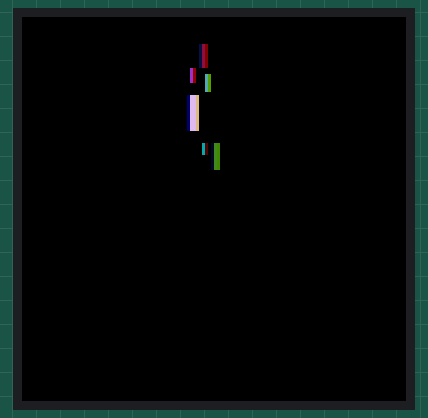
A program run on a simulated MicroPython board. On the bench: 128×128 colour display. Random numbers come from a fixed seed; library files of the repository ran but are not shown: ssd1322.py.

Above: at 0.46 s.
At 2.87 s:
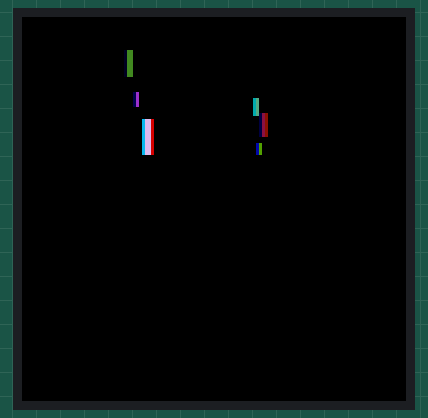
At 5.57 s:
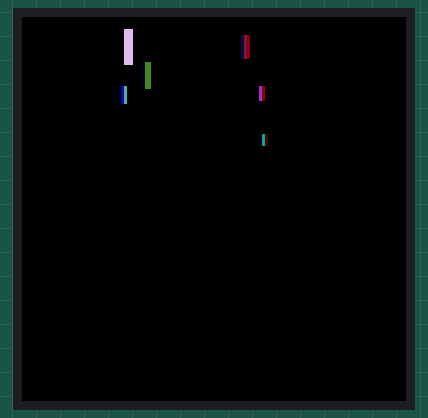
At 10.98 s:
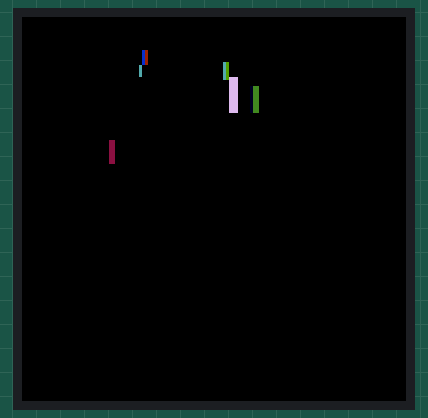
At 16.39 s:
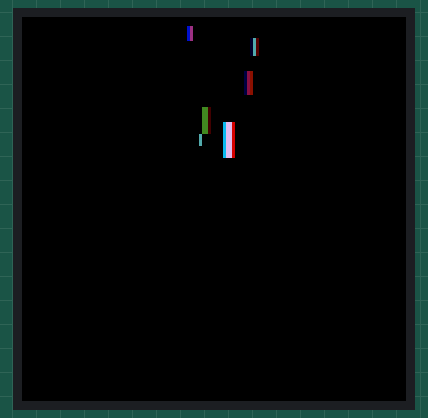
At 21.8 s:
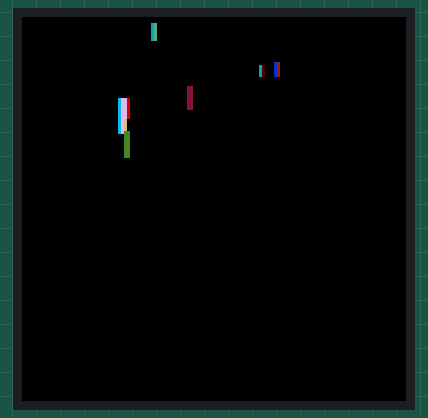

The program:

demo_bouncing_boxes.py
```python
"""SSD1322 demo (bouncing boxes)."""
from machine import Pin, SPI  # type: ignore
from random import random, seed
from ssd1322 import Display
from utime import sleep_us, ticks_cpu, ticks_us, ticks_diff  # type: ignore


class Box(object):
    """Bouncing box."""

    def __init__(self, screen_width, screen_height, size, display):
        """Initialize box.
        Args:
            screen_width (int): Width of screen.
            screen_height (int): Width of height.
            size (int): Square side length.
            display (SSD1351): OLED display object.
        """
        self.size = size
        self.w = screen_width
        self.h = screen_height
        self.display = display

        # Generate non-zero random speeds between -5.0 and 5.0
        r = random() * 10.0
        self.x_speed = 5.0 - r if r < 5.0 else r - 10.0
        r = random() * 10.0
        self.y_speed = 5.0 - r if r < 5.0 else r - 10.0
        # Generate random gray scale coloring
        r = random() * 14 + 1
        self.gs = int(r)

        self.x = self.w / 2.0
        self.y = self.h / 2.0
        self.prev_x = self.x
        self.prev_y = self.y

    def update_pos(self):
        """Update box position and speed."""
        x = self.x
        y = self.y
        size = self.size
        w = self.w
        h = self.h
        x_speed = abs(self.x_speed)
        y_speed = abs(self.y_speed)
        self.prev_x = x
        self.prev_y = y

        if x + size >= w - x_speed:
            self.x_speed = -x_speed
        elif x - size <= x_speed + 1:
            self.x_speed = x_speed

        if y + size >= h - y_speed:
            self.y_speed = -y_speed
        elif y - size <= y_speed + 1:
            self.y_speed = y_speed

        self.x = x + self.x_speed
        self.y = y + self.y_speed

    def draw(self):
        """Draw box."""
        x = int(self.x)
        y = int(self.y)
        size = self.size
        prev_x = int(self.prev_x)
        prev_y = int(self.prev_y)
        self.display.fill_rectangle(prev_x - size,
                                    prev_y - size,
                                    size, size, gs=0)
        self.display.fill_rectangle(x - size,
                                    y - size,
                                    size, size, gs=self.gs)
        self.display.present()


def test():
    """Bouncing box."""
    try:
        spi = SPI(0, baudrate=25000000, sck=Pin(18), mosi=Pin(19))
        display = Display(spi, dc=Pin(20), cs=Pin(17), rst=Pin(21))
        display.clear()

        sizes = [12, 9, 8, 6, 5, 4]
        seed(ticks_cpu())
        boxes = [Box(256, 64, sizes[i], display) for i in range(6)]

        while True:
            timer = ticks_us()
            for b in boxes:
                b.update_pos()
                b.draw()
            # Attempt to set framerate to 30 FPS
            timer_dif = 33333 - ticks_diff(ticks_us(), timer)
            if timer_dif > 0:
                sleep_us(timer_dif)

    except KeyboardInterrupt:
        display.cleanup()


test()
```

mono_palette.py
```python
"""Palette for mono to GS4 blit."""
from framebuf import FrameBuffer, GS4_HMSB  # type: ignore


class MonoPalette(FrameBuffer):
    def __init__(self):
        buf = bytearray(1)
        super().__init__(buf, 2, 1, GS4_HMSB)
        self.fg(15)  # default foreground is white
        self.bg(0)  # default background is black

    def fg(self, color):  # Set foreground color
        self.pixel(1, 0, color)

    def bg(self, color):
        self.pixel(0, 0, color)
```
